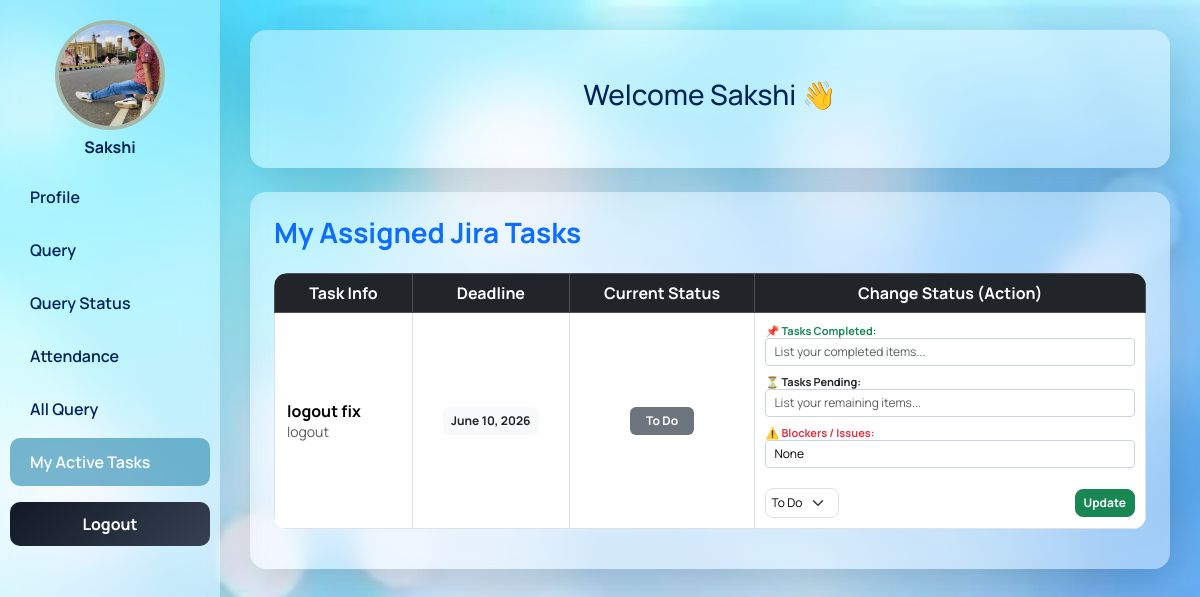
Screenshot of /dashboard/ (signed in) with the database file from the repository.
### app/models.py (models this page shows, shortened)
class AddEmployee(models.Model):
    name = models.CharField(
        max_length=100,
        validators=[MaxLengthValidator(10), MinLengthValidator(3)],
        error_messages={
            'min_length': 'Name must contain at least 3 characters.',
            'max_length': 'Name cannot exceed 20 characters.'
        }
    )
    email = models.EmailField(unique=True)
    contact = models.CharField(
        max_length=15,
        validators=[Emp_contact]
    )
    image = models.ImageField(
        upload_to='employee_images/',
        blank=True,
        null=True
    )
    password = models.CharField(max_length=128)
    department = models.CharField(max_length=50, null=True)
    d_code = models.CharField(max_length=20, null=True)
    d_des = models.CharField(max_length=50, null=True)
    joining_date = models.DateField(null=True, blank=True)
    salary = models.IntegerField(null=True, blank=True)

class Task(models.Model):
    STATUS_CHOICES = [
        ('TODO', 'To Do'),
        ('IN_PROGRESS', 'In Progress'),
        ('DONE', 'Done'),
    ]
    title = models.CharField(max_length=200)
    description = models.TextField()
    assigned_to = models.ForeignKey(AddEmployee, on_delete=models.CASCADE, related_name='tasks')
    status = models.CharField(max_length=20, choices=STATUS_CHOICES, default='TODO')
    created_at = models.DateTimeField(auto_now_add=True)
    due_date = models.DateField()
    progress_note = models.TextField(null=True, blank=True)

### app/views.py (the view)
# urls.py: path('dashboard/',dashboard,name='dashboard'),
def dashboard(req):
    if req.session.get('admin', None):
        data = req.session.get('admin')
        total_emp = new.objects.count()
        total_dep = dep.objects.count()
        total_query = Query.objects.count()
        total_tasks = Task.objects.count() # 🔥 Naya task count
        today = date.today()
        today_attendance = Attendance.objects.filter(date=today).count()
        return render(req, 'admindashboard.html', {
            'data': data,
            'total_emp': total_emp,
            'total_dep': total_dep,
            'total_query': total_query,
            'today_attendance': today_attendance,
            'total_tasks': total_tasks # 🔥 Template me bheja
        })
    elif req.session.get('user_id', None):
        id = req.session['user_id']
        userdata = new.objects.get(id=id)
        my_tasks = Task.objects.filter(assigned_to=userdata).order_by('-created_at')
        return render(req, 'userdashboard.html', {'data': userdata, 'my_tasks': my_tasks})
    else:
        return redirect('login')

### app/templates/userdashboard.html (shortened to what this page needs)
{% block contant %}
<!DOCTYPE html>
<html lang="en">
<head>
    <link href="https://cdn.jsdelivr.net/npm/bootstrap@5.3.2/dist/css/bootstrap.min.css" rel="stylesheet">
</head>
<body>
<div class="wrapper">
    <div class="sidebar shadow-lg">
        <div class="text-center mb-3 px-2">
            {% if data.image %}
            <img src="{{ data.image.url }}" class="profile-img mb-2">
            {% else %}
            <div class="profile-img mb-2 d-block mx-auto" style="background:#fff;"></div>
            {% endif %}
            <h6 style="color:#02225a;font-weight:700;">{{ data.name }}</h6>
        </div>
        <a href="{% url 'profile' %}" class="{% if section == 'profile' %}active{% endif %}">Profile</a>
        <a href="{% url 'query' %}" class="{% if section == 'query' %}active{% endif %}">Query</a>
        <a href="{% url 'query_status' %}" class="{% if section == 'query_status' %}active{% endif %}">Query Status</a>
        <a href="{% url 'my_attendance' %}" class="{% if section == 'attendance' %}active{% endif %}">Attendance</a>
        <a href="{% url 'all_query' %}" class="{% if section == 'all-query' %}active{% endif %}">All Query</a>
        <a href="{% url 'dashboard' %}" class="{% if my_tasks %}active{% endif %}"> My Active Tasks</a>
        <div class="sidebar-logout">
            <form method="post" action="{% url 'logout' %}">
                <button type="submit">Logout</button>
            </form>
        </div>
    </div>
    <div class="main-content">
        {% if not section %}
        <div class="glass shadow-lg p-5 text-center">
            <h3>Welcome {{ data.name }} 👋</h3>
        </div>
        {% endif %}
        {% if my_tasks %}
        <div id="jira_tasks" class="mt-4">
            <div class="glass shadow-lg p-4">
                <h3 class="mb-4 fw-bold text-primary"> My Assigned Jira Tasks</h3>
                <div class="table-responsive">
                    <table class="table table-bordered table-hover text-center align-middle" style="background:rgba(255,255,255,0.55); backdrop-filter:blur(12px); border-radius:14px; overflow:hidden;">
                        <thead class="table-dark" style="background:linear-gradient(135deg,#03161e,#15596d);">
                            <tr>
                                <th>Task Info</th>
                                <th>Deadline</th>
                                <th>Current Status</th>
                                <th>Change Status (Action)</th>
                            </tr>
                        </thead>
                        <tbody>
                            {% for t in my_tasks %}
                            <tr style="background:rgba(255,255,255,0.7);">
                                <td class="text-start" style="padding:12px; color:#000 !important;">
                                    <strong>{{ t.title }}</strong><br>
                                    <small class="text-muted">{{ t.description }}</small>
                                </td>
                                <td style="color:#000 !important;"><span class="badge bg-light text-dark p-2">{{ t.due_date }}</span></td>
                                <td style="color:#000 !important;">
                                    {% if t.status == 'TODO' %}
                                        <span class="badge bg-secondary px-3 py-2">To Do</span>
                                    {% elif t.status == 'IN_PROGRESS' %}
                                        <span class="badge bg-warning text-dark px-3 py-2">In Progress</span>
                                    {% else %}
                                        <span class="badge bg-success px-3 py-2">Done</span>
                                    {% endif %}
                                </td>
                              <td style="padding:10px; min-width: 280px;">
    <form action="{% url 'update_task_status' t.id %}" method="post" class="d-flex flex-column gap-2 align-items-stretch">
        <div class="w-100 d-flex flex-column gap-2 text-start mb-2">
            <div>
                <label class="form-label mb-0 fw-bold text-success" style="font-size: 11px;">📌 Tasks Completed:</label>
                <input type="text" name="completed_tasks" class="form-control form-control-sm" style="font-size: 12px; background: #fff !important; border: 1px solid #cbd5e1 !important; color: #000;" placeholder="List your completed items..." required>
            </div>
            <div>
                <label class="form-label mb-0 fw-bold text-warning text-dark" style="font-size: 11px;">⏳ Tasks Pending:</label>
                <input type="text" name="pending_tasks" class="form-control form-control-sm" style="font-size: 12px; background: #fff !important; border: 1px solid #cbd5e1 !important; color: #000;" placeholder="List your remaining items..." required>
            </div>
            <div>
                <label class="form-label mb-0 fw-bold text-danger" style="font-size: 11px;">⚠️ Blockers / Issues:</label>
                <input type="text" name="issues_tasks" class="form-control form-control-sm" style="font-size: 12px; background: #fff !important; border: 1px solid #cbd5e1 !important; color: #000;" value="None" placeholder="Any technical blockers?" required>
            </div>
        </div>
        <div class="d-flex gap-2 align-items-center justify-content-between mt-1">
            <select name="status" class="form-select form-select-sm" style="width: auto !important; padding: 5px; border-radius: 8px; color:#000; font-size: 12px;">
                <option value="TODO" {% if t.status == 'TODO' %}selected{% endif %}>To Do</option>
            </select>
            <button type="submit" class="btn btn-sm btn-success px-2 py-1" style="border-radius: 8px; font-size:12px; font-weight: bold;">Update</button>
        </div>
    </form>
</td>
                            </tr>
                            {% empty %}
                            <tr>
                                <td colspan="4" class="text-muted py-4" style="color:#000 !important;">No tasks pending for you. Great job!</td>
                            </tr>
                            {% endfor %}
                        </tbody>
                    </table>
                </div>
            </div>
        </div>
        {% endif %}
        </div>
     </div>
</body>
</html>
{% endblock contant %}

### app/templates/userdashboard.html (style rules this page uses)
* { margin:0; padding:0; box-sizing:border-box; font-family:'Manrope',sans-serif; }
html, body { overflow-x:hidden; }
body { background: url('/static/images/new django.webp') no-repeat center center fixed; background-size: cover; min-height: 100vh; }
.wrapper { display:flex; width:100%; min-height:100vh; }
.sidebar { width:220px; min-width:220px; height:100vh; position:fixed; top:0; left:0; padding-top:20px; background:rgba(255,255,255,0.3); backdrop-filter:blur(10px); z-index:999; overflow-y:auto; transition:0.3s ease; }
.glass { background:rgba(255,255,255,0.4); backdrop-filter:blur(10px); border-radius:16px; color:#02225a; }
.profile-img { width:110px; height:110px; border-radius:50%; object-fit:cover; border:4px solid #a6b8a8; }
.sidebar a { display:block; padding:12px 20px; color:#02225a; text-decoration:none; font-weight:600; border-radius:10px; margin:5px 10px; transition:0.2s ease; }
.sidebar a:hover, .sidebar a.active { background:rgba(66,152,185,0.7); color:#fff; }
.sidebar-logout { margin:16px 10px 0; text-align:center; }
.sidebar-logout button { width:100%; border-radius:10px; padding:10px; font-weight:700; border:none; background:linear-gradient(135deg,#111827,#374151); color:white; transition:0.2s ease; cursor:pointer; }
.main-content { margin-left:220px; padding:30px; width:calc(100% - 220px); min-height:100vh; transition:0.3s ease; }
.table-responsive { overflow-x:auto; -webkit-overflow-scrolling:touch; border-radius:12px; }
table { white-space:nowrap; }
#jira_tasks table tbody td:nth-child(1) { white-space: normal !important; max-width: 280px !important; word-break: break-word !important; }

### rows the page displays
AddEmployee: image (picture), name "Sakshi"
Task: title "logout fix", description "logout", due_date "June 10, 2026", shows "To Do", status "To Do"
